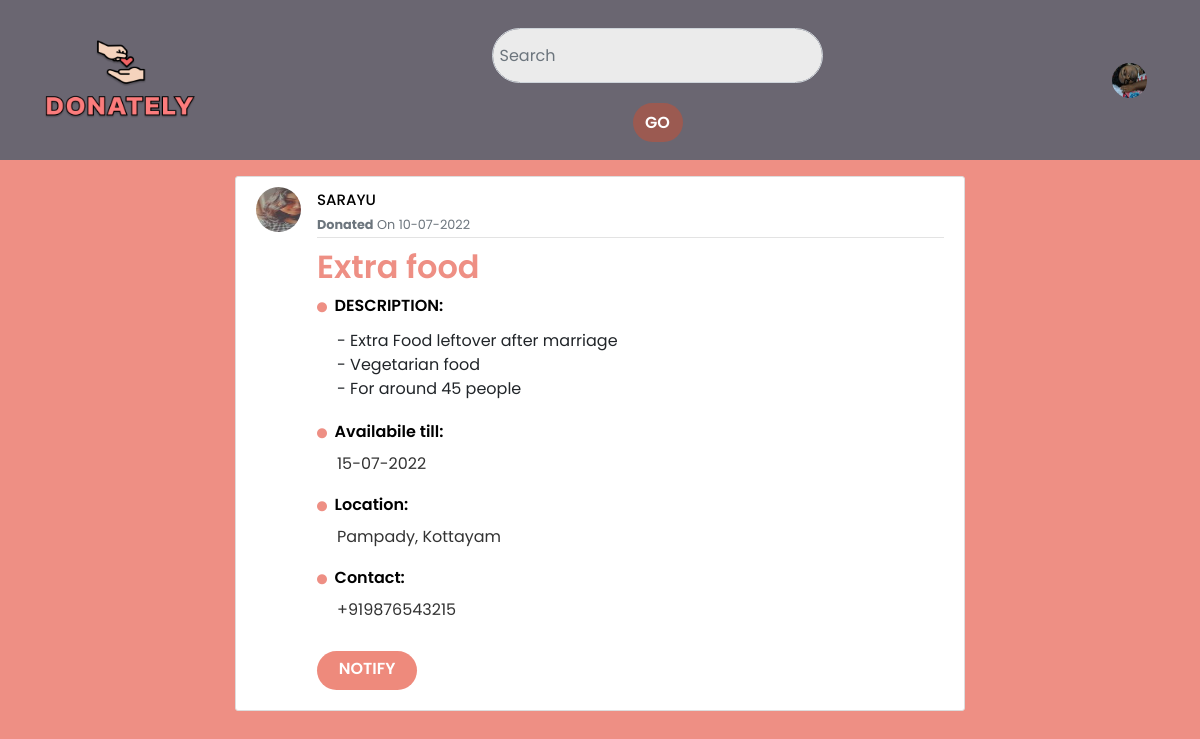
Screenshot of /post/5 (signed in) with the database file from the repository.
### project/models.py (models this page shows, shortened)
class User(db.Model, UserMixin):
    id = db.Column(db.Integer, primary_key=True)
    username = db.Column(db.String(20), unique=True, nullable=False)
    email = db.Column(db.String(120), unique=True, nullable=False)
    image_file = db.Column(db.String(20), nullable=False, default='default.jpg')
    password = db.Column(db.String(60), nullable=False)
    posts = db.relationship('Post', backref='author', lazy = True)

class Post(db.Model):
    id = db.Column(db.Integer, primary_key=True)
    title = db.Column(db.String(120), nullable=False)
    date_posted = db.Column(db.DateTime, nullable=False, default=datetime.utcnow)
    expiry_date = db.Column(db.DateTime)
    content = db.Column(db.Text, nullable=False)
    contact = db.Column(db.String(15), nullable=False)
    location = db.Column(db.String(120), nullable=False)
    type = db.Column(db.String(50), nullable=False)
    img_file = db.Column(db.String(20),default='default.jpg')
    user_id = db.Column(db.Integer, db.ForeignKey('user.id'), nullable=False)

### project/routes.py (the view)
@app.route("/post/<int:post_id>")
def post(post_id):
    form = SearchForm()
    post = Post.query.get_or_404(post_id)
    return render_template('post.html', title=post.title, post=post, form=form)

### project/forms.py
class SearchForm(FlaskForm):
    item = StringField('item', validators=[DataRequired()])
    submit = SubmitField('submit')

### project/models.py (called while the page is built)
@login_manager.user_loader
def load_user(user_id):
    return User.query.get(int(user_id))

### project/templates/post.html (shortened to what this page needs)
{% extends "layout.html" %}
{% block content %}
  <article class="media content-section">
    <img class="rounded-circle article-img" src="{{ url_for('static', filename='profile_pics/' + post.author.image_file) }}">
    <div class="media-body">
      <div class="article-metadata">
        <a class="mr-2 links" href="{{ url_for('user_posts', username=post.author.username) }}">{{ post.author.username }}</a>
        <br>
        {% if post.type=='1' %}
        <small class="text-muted"><b>Donated</b> On {{ post.date_posted.strftime('%d-%m-%Y') }}</small>
        {% else %}
        <small class="text-muted"><b>Requested</b> On {{ post.date_posted.strftime('%d-%m-%Y') }}</small>
        {% endif %}
    </div>
      <h2 class="article-title">{{ post.title }}</h2>
      <h6 class="article-d"><i class="fa fa-circle" style="font-size:10px;color:#ee8f84"></i>&nbsp;&nbsp;DESCRIPTION:</h6>
      <pre>{{ post.content }}</pre>
      <h6 class="article-d"><i class="fa fa-circle" style="font-size:10px;color:#ee8f84"></i>&nbsp;&nbsp;Availabile till:</h6>
      <p class="article-content-p">{{ post.expiry_date.strftime('%d-%m-%Y') }}</p>
      <h6 class="article-d"><i class="fa fa-circle" style="font-size:10px;color:#ee8f84"></i>&nbsp;&nbsp;Location:</h6>
      <p class="article-content-p">{{ post.location }}</p>
      <h6 class="article-d"><i class="fa fa-circle" style="font-size:10px;color:#ee8f84"></i>&nbsp;&nbsp;Contact:</h6>
      <p class="article-content-p">+91{{ post.contact }}</p>
      {% if post.author != current_user %}
        <div>
          <a class="btn btn-secondary" href="{{ url_for('connect_post', post_id=post.id) }}">Notify</a>
        </div>
      {% endif %}
    </div>
  </article>
{% endblock content %}

### project/templates/layout.html (shortened to what this page needs)
<!DOCTYPE html>
<html lang="en">
<head>
    <link rel="stylesheet" href="https://maxcdn.bootstrapcdn.com/bootstrap/4.0.0/css/bootstrap.min.css">
    <link rel="stylesheet" href="https://cdnjs.cloudflare.com/ajax/libs/font-awesome/4.7.0/css/font-awesome.min.css">
    <link rel="stylesheet" type="text/css" href="{{ url_for('static', filename='main.css') }}">
</head>
<body>
      <header class="site-header">
        <nav class="navbar navbar-expand-md navbar-dark bg-steel fixed-top">
          <div class="container">
      <div class ="header" align="self-center">
            <a class="navbar-brand" href="/"><img width="150" height="80" src="{{ url_for('static',filename='profile_pics/logo.png') }}"></a>
        </div>
            <div class="collapse navbar-collapse" id="navbarToggle">
              <div class="navbar-nav mx-auto">
                <form method="POST" action="{{ url_for('search') }}" class="d-flex search">
                  <input class="form-control s me-2" type="search" placeholder="Search" aria-label="Search", name="item">
                  <button class="btn btn-info paginate" type="submit">go</button>
                </form>
              </div>
              <div class="navbar-nav">
                  {% if current_user.is_authenticated %}
            <a class="nav-item nav-link" href="{{ url_for('account') }}"><img class="rounded-circle" width="35" height="35" src="{{ url_for('static',filename='profile_pics/' +current_user.image_file) }}"></a>
                  {% else %}
                      <b><a class="nav-item nav-link" href="{{ url_for('login') }}">Login</a></b>
                      <b><a class="nav-item nav-link" href="{{ url_for('register') }}">Sign Up</a></b>
                  {% endif %}
              </div>
            </div>
          </div>
        </nav>
      </header>
      <main role="main" class="container">
        <div class="row">
          <div class="col-md-2">
          </div>
          <div class="col-md-8">
            {% block content %}{% endblock %}
          </div>
          <div class="col-md-2">
          </div>
        </div>
      </main><script src="https://code.jquery.com/jquery-3.2.1.slim.min.js"></script>
    </body>
</html>

### project/static/main.css (style rules this page uses)
* { margin: 0; padding: 0; box-sizing: border-box; }
body, input { font-family: "Poppins", sans-serif; }
form { justify-content: center; flex-direction: column; padding: 0rem 5rem; transition: all 0.2s 0.7s; overflow: hidden; }
.form-control { max-width: 680px; width: 100%; background-color: #e9aaa3; margin: 10px 0; height: 55px; border-radius: 55px; grid-template-columns: 15% 85%; padding: 0 0.4rem; position: relative; }
.search { margin-top: 10px; display: flex; align-items: center; justify-content: center; flex-direction: column; padding: 0rem 5rem; transition: all 0.2s 0.7s; overflow: hidden; }
.s { background-color: #ebebeb; }
.btn { width: 100px; background-color: #ee8a7c; border: none; outline: none; height: 39px; border-radius: 49px; color: #fff; text-transform: uppercase; font-weight: 600; margin: 10px 0; cursor: pointer; transition: 0.5s; }
.paginate { width: 50px; background-color: #9b5a51; border: none; outline: none; height: 39px; border-radius: 49px; color: #fff; text-transform: uppercase; font-weight: 600; margin: 10px 0; cursor: pointer; transition: 0.5s; }
body { background: #ee8f84; color: #333333; margin-top: 11rem; }
h1, h2, h3, h4, h5, h6 { color: #444444; }
.h2, h2 { margin-top: 0.5rem; }
.bg-steel { background-color: #6a6671; }
.site-header .navbar-nav .nav-link { color: #cbd5db; }
.content-section { background: #ffffff; padding: 10px 20px; border: 1px solid #dddddd; border-radius: 3px; margin-bottom: 20px; }
.article-title { margin-top: 10px; margin-bottom: 10px; color: #ee8f84; font-weight: 600; }
.article-content-p { border: #000000; padding: 3px; padding-left: 20px; display: block; }
pre { font-family: "Poppins", sans-serif; font-size: 100%; padding: 5px; padding-left: 20px; }
.article-d { color: #000000; font-weight: 600; }
.article-img { height: 45px; width: 45px; margin-right: 16px; }
.article-metadata { padding-top: 1px; padding-bottom: 1px; border-bottom: 1px solid #e3e3e3 }
.links { color: #000000; font-size: 15px; font-weight: 500; text-transform: uppercase; }

### rows the page displays
User: image_file (picture)
User: image_file (picture), author.username "SARAYU"
Post: date_posted "10-07-2022", title "Extra food", content "- Extra Food leftover after marriage - Vegetarian food - For around 45 people", expiry_date "15-07-2022", location "Pampady, Kottayam", contact "9876543215"
